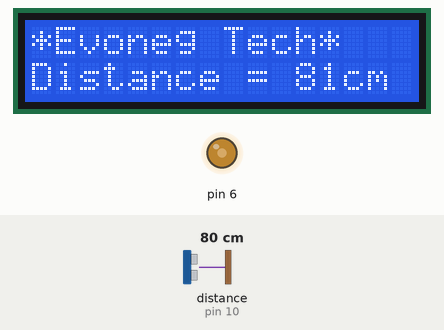
The sketch below on a simulated Arduino Uno, built with avr-gcc and run on an emulated ATmega328P. On the bench: 16×2 character LCD, output pins drawn as LEDs (lit = HIGH). The inputs (shaded band) are chosen by the test bench; at power-on: distance to the obstacle (sensor on pin 10) 80 cm.

Above: at 1.2 s.
1.3 s: distance to the obstacle (sensor on pin 10) set to 2 cm
At 2.5 s:
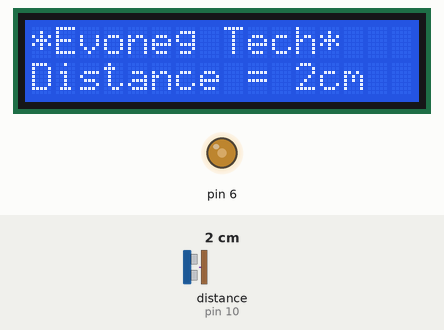
2.8 s: distance to the obstacle (sensor on pin 10) set to 4 cm
At 3.4 s:
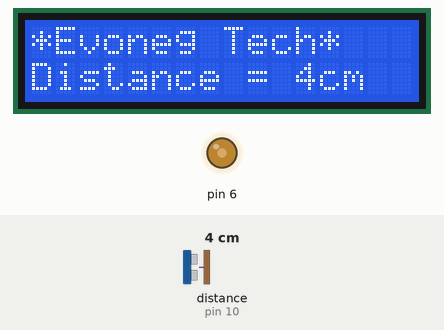
4.3 s: distance to the obstacle (sensor on pin 10) set to 9 cm
At 5.3 s:
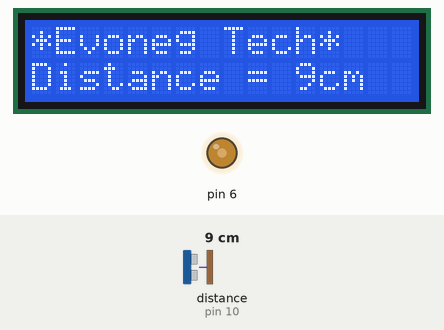
Timing chart, 0 to 7.3 s (numbered marks = the images above; inputs shaded):
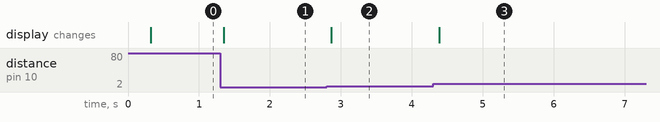

Measured:
- after the input at 1.3 s, the display: changes after 0.05 s (image 1)
- after the input at 2.8 s, the display: changes after 0.07 s (image 2)
- after the input at 4.3 s, the display: changes after 0.09 s (image 3)

The sketch:

Ultrasonic.ino
```cpp
#include <NewPing.h>
#include <LiquidCrystal.h>
int Contrast=110;
LiquidCrystal lcd(12, 11, 5, 4, 3, 2);

NewPing sonar(9, 10, 500); // NewPing setup of pins and maximum distance.
float distance;

void setup()
{
     analogWrite(6,Contrast);
     lcd.begin(16, 2);
     Serial.begin(9600);
     lcd.setCursor(0, 0);
     lcd.print("*Evoneg Tech*");
}
void loop()
{
    delay(250); // Wait 250ms between measures.

    distance = sonar.ping_cm();

    lcd.setCursor(0, 1);
    if (distance >0)
    {
       lcd.print("Distance = ");
       lcd.print(distance,0);
       lcd.print("cm  ");
    }
    else
    {
         lcd.print("....Measuring...");
    }
}
```
